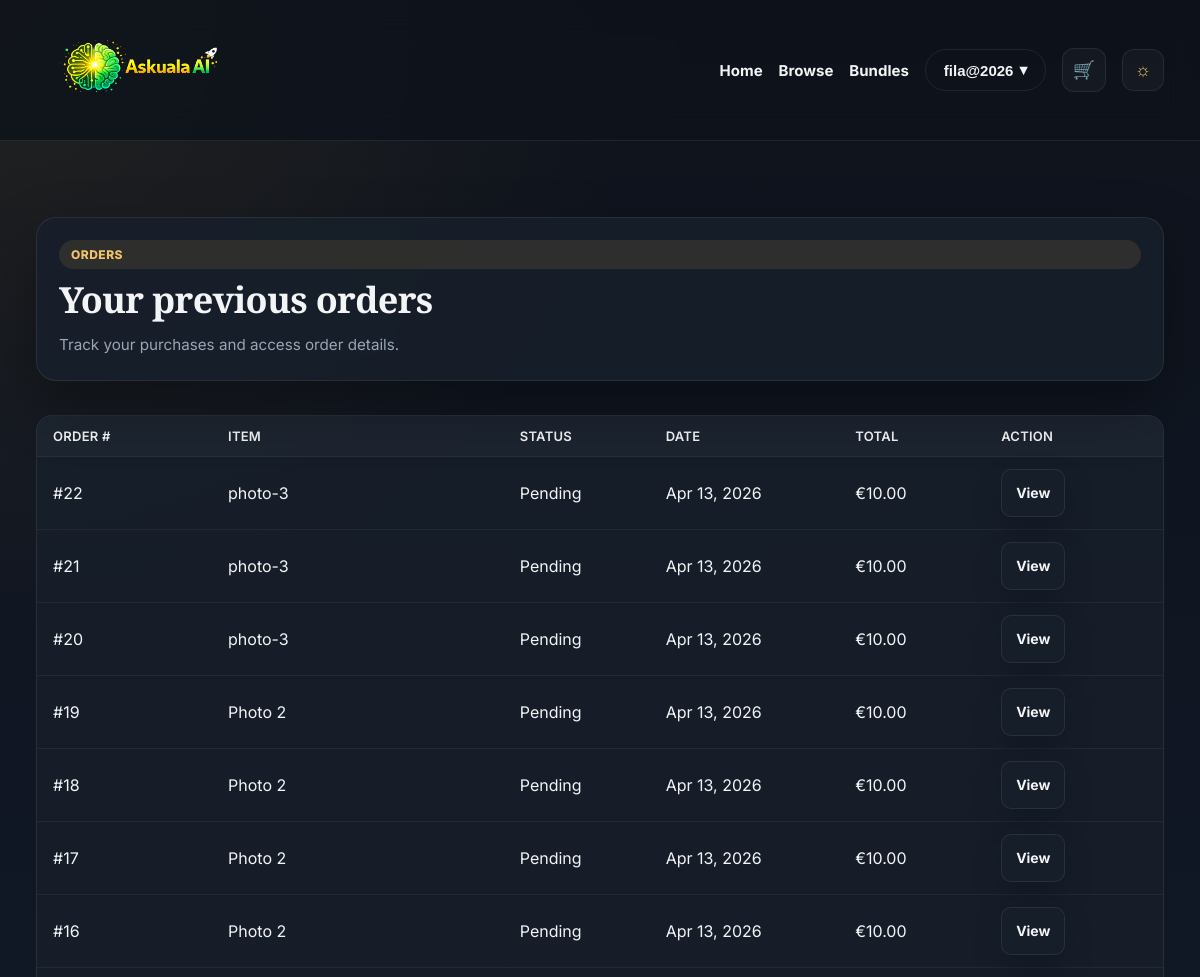
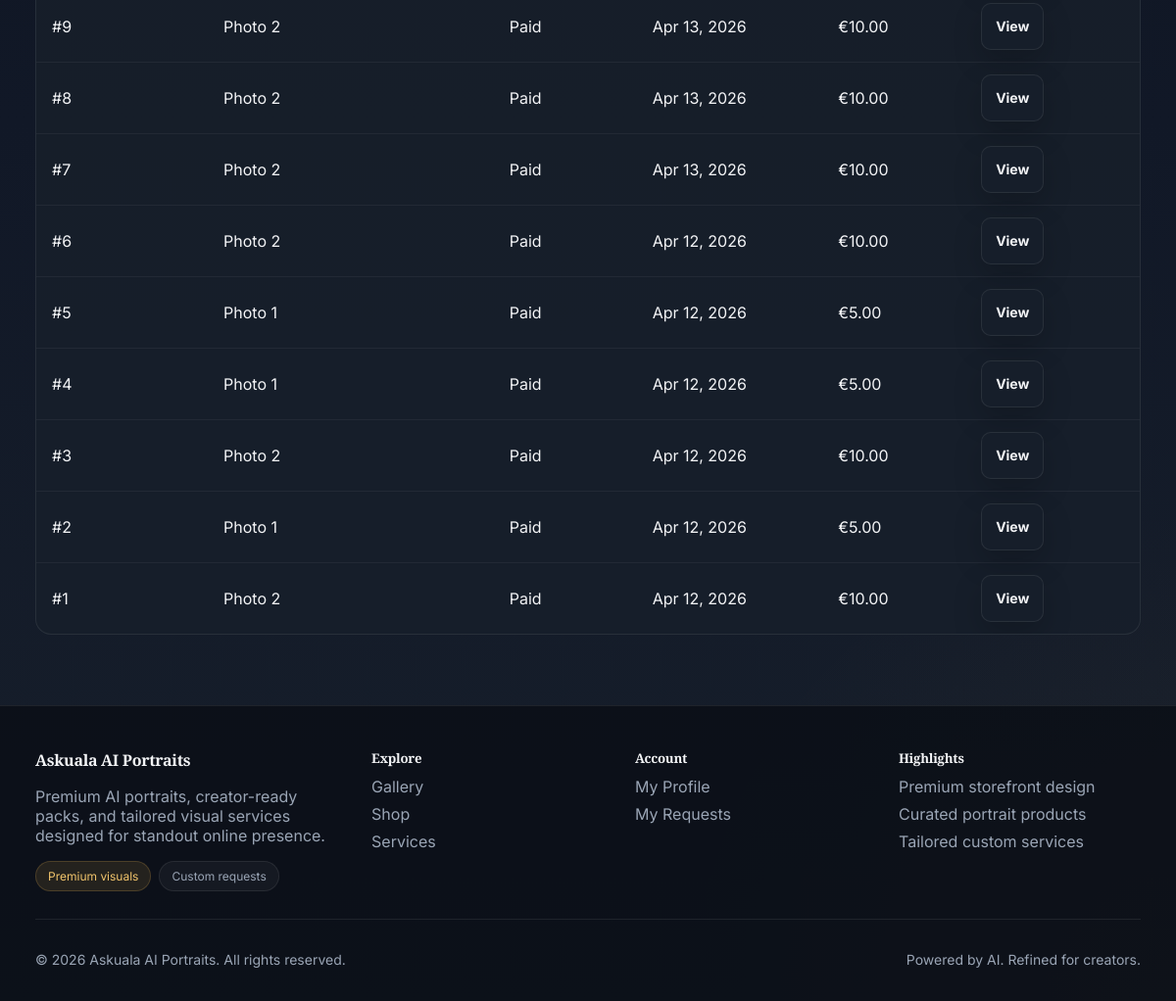
Page /payments/orders/ (signed in) on the committed database (2 pictures, top to bottom).
### payments/models.py (models this page shows, shortened)
class Order(models.Model):
    STATUS_CHOICES = [
        ('pending', 'Pending'),
        ('paid', 'Paid'),
        ('failed', 'Failed'),
        ('cancelled', 'Cancelled'),
    ]
    user = models.ForeignKey(settings.AUTH_USER_MODEL, on_delete=models.CASCADE, related_name='orders')
    product = models.ForeignKey('shop.Product', on_delete=models.PROTECT, related_name='orders', null=True, blank=True)
    bundle_label = models.CharField(max_length=150, blank=True)
    bundle_count = models.PositiveIntegerField(null=True, blank=True)
    price_snapshot = models.DecimalField(max_digits=8, decimal_places=2)
    status = models.CharField(max_length=20, choices=STATUS_CHOICES, default='pending')
    created_at = models.DateTimeField(auto_now_add=True)
    stripe_session_id = models.CharField(max_length=255, blank=True)
    class Meta:
        ordering = ['-created_at']

### shop/models.py (models this page shows, shortened)
class Product(models.Model):
    title = models.CharField(max_length=200)
    image_url = models.URLField(blank=True, null=True)
    slug = models.SlugField(unique=True)
    description = models.TextField()
    price = models.DecimalField(max_digits=6, decimal_places=2)
    is_active = models.BooleanField(default=True)
    created_at = models.DateTimeField(auto_now_add=True)

### payments/views.py (the view)
# urls.py: path('orders/', order_list, name='order_list'),
@login_required
def order_list(request):
    orders = Order.objects.filter(user=request.user).order_by('-created_at')
    return render(request, 'payments/order_list.html', {'orders': orders})

### home/templatetags/nav_extras.py (called while the page is built)
@register.filter
def starts_with(value, arg):
    try:
        return str(value).startswith(str(arg))
    except Exception:
        return False

### shop/context_processors.py (called while the page is built)
def cart_count(request):
    cart = request.session.get('cart', {})
    count = sum(item.get('quantity', 0) for item in cart.values())
    return {
        'cart_count': count,
    }

### templates/payments/order_list.html (shortened to what this page needs)
{% extends "base.html" %}
{% block content %}
<section class="section">
    <div class="card-soft page-intro-card">
        <span class="badge accent">Orders</span>
        <h1>Your previous orders</h1>
        <p class="muted">Track your purchases and access order details.</p>
    </div>
</section>
<section class="section">
    {% if orders %}
        <div class="table-shell">
            <div class="table-row table-head">
                <div>Order #</div>
                <div>Item</div>
                <div>Status</div>
                <div>Date</div>
                <div>Total</div>
                <div>Action</div>
            </div>
            {% for order in orders %}
                <div class="table-row">
                    <div>#{{ order.pk }}</div>
                    <div>
                        {% if order.product %}
                            {{ order.product.title }}
                        {% else %}
                            {{ order.bundle_label|default:"Prompt Bundle" }}
                            {% if order.bundle_count %} ({{ order.bundle_count }} prompts){% endif %}
                        {% endif %}
                    </div>
                    <div>{{ order.get_status_display }}</div>
                    <div>{{ order.created_at|date:"M d, Y" }}</div>
                    <div>€{{ order.price_snapshot }}</div>
                    <div><a class="btn-secondary btn-small" href="{% url 'order_detail' order.pk %}">View</a></div>
                </div>
            {% endfor %}
        </div>
    {% endif %}
</section>
{% endblock %}

### templates/includes/navbar.html (shortened to what this page needs)
{% load static nav_extras %}
<header class="site-header">
    <nav class="site-nav container">
        <a href="{% url 'home' %}" class="brand-link" aria-label="Askuala AI Portraits home">
            <img
                src="{% static 'img/askuala-logo.png' %}"
                alt="Askuala AI Portraits"
                class="logo logo-large"
            >
        </a>
        {% url 'home' as home_url %}
        {% url 'browse' as browse_url %}
        {% url 'ai_bundles' as ai_bundles_url %}
        {% url 'cart_view' as cart_url %}
        <ul class="nav-menu">
            <li><a href="{{ home_url }}" class="{% if request.path == home_url %}active{% endif %}">Home</a></li>
            <li><a href="{{ browse_url }}" class="{% if request.path|starts_with:browse_url %}active{% endif %}">Browse</a></li>
            <li><a href="{{ ai_bundles_url }}" class="{% if request.path|starts_with:ai_bundles_url %}active{% endif %}">Bundles</a></li>
            {% if user.is_authenticated %}
                <li class="nav-user">
                    <button class="nav-btn nav-btn-outline nav-user-toggle">
                        {{ user.get_full_name|default:user.username }}
                        <span aria-hidden="true">▾</span>
                    </button>
                </li>
                <li>
                    <a href="{{ cart_url }}" class="cart-nav-link {% if request.path|starts_with:cart_url %}active{% endif %}" aria-label="View cart">
                        <span class="cart-nav-icon">🛒</span>
                    </a>
                </li>
            {% else %}
                <li><a href="{% url 'signup' %}" class="nav-btn nav-btn-outline">Sign Up</a></li>
                <li><a href="{% url 'login' %}" class="nav-btn nav-btn-solid">Login</a></li>
            {% endif %}
            <li>
                <button id="themeToggle" class="theme-toggle" aria-label="Toggle theme">☼</button>
            </li>
        </ul>
    </nav>
</header>

### rows in the picture
Order: pk "22", product "photo-3", status "Pending", created_at "Apr 13, 2026", price_snapshot "10.00"
Order: pk "21", product "photo-3", status "Pending", created_at "Apr 13, 2026", price_snapshot "10.00"
Order: pk "20", product "photo-3", status "Pending", created_at "Apr 13, 2026", price_snapshot "10.00"
Order: pk "19", product "Photo 2", status "Pending", created_at "Apr 13, 2026", price_snapshot "10.00"
Order: pk "18", product "Photo 2", status "Pending", created_at "Apr 13, 2026", price_snapshot "10.00"
Order: pk "17", product "Photo 2", status "Pending", created_at "Apr 13, 2026", price_snapshot "10.00"
Order: pk "16", product "Photo 2", status "Pending", created_at "Apr 13, 2026", price_snapshot "10.00"
Order: pk "9", product "Photo 2", status "Paid", created_at "Apr 13, 2026", price_snapshot "10.00"
Order: pk "8", product "Photo 2", status "Paid", created_at "Apr 13, 2026", price_snapshot "10.00"
Order: pk "7", product "Photo 2", status "Paid", created_at "Apr 13, 2026", price_snapshot "10.00"
Order: pk "6", product "Photo 2", status "Paid", created_at "Apr 12, 2026", price_snapshot "10.00"
Order: pk "5", product "Photo 1", status "Paid", created_at "Apr 12, 2026", price_snapshot "5.00"
Order: pk "4", product "Photo 1", status "Paid", created_at "Apr 12, 2026", price_snapshot "5.00"
Order: pk "3", product "Photo 2", status "Paid", created_at "Apr 12, 2026", price_snapshot "10.00"
Order: pk "2", product "Photo 1", status "Paid", created_at "Apr 12, 2026", price_snapshot "5.00"
Order: pk "1", product "Photo 2", status "Paid", created_at "Apr 12, 2026", price_snapshot "10.00"

### other values in the picture
{{ user.get_full_name|default:user.username }} "fila@2026"
